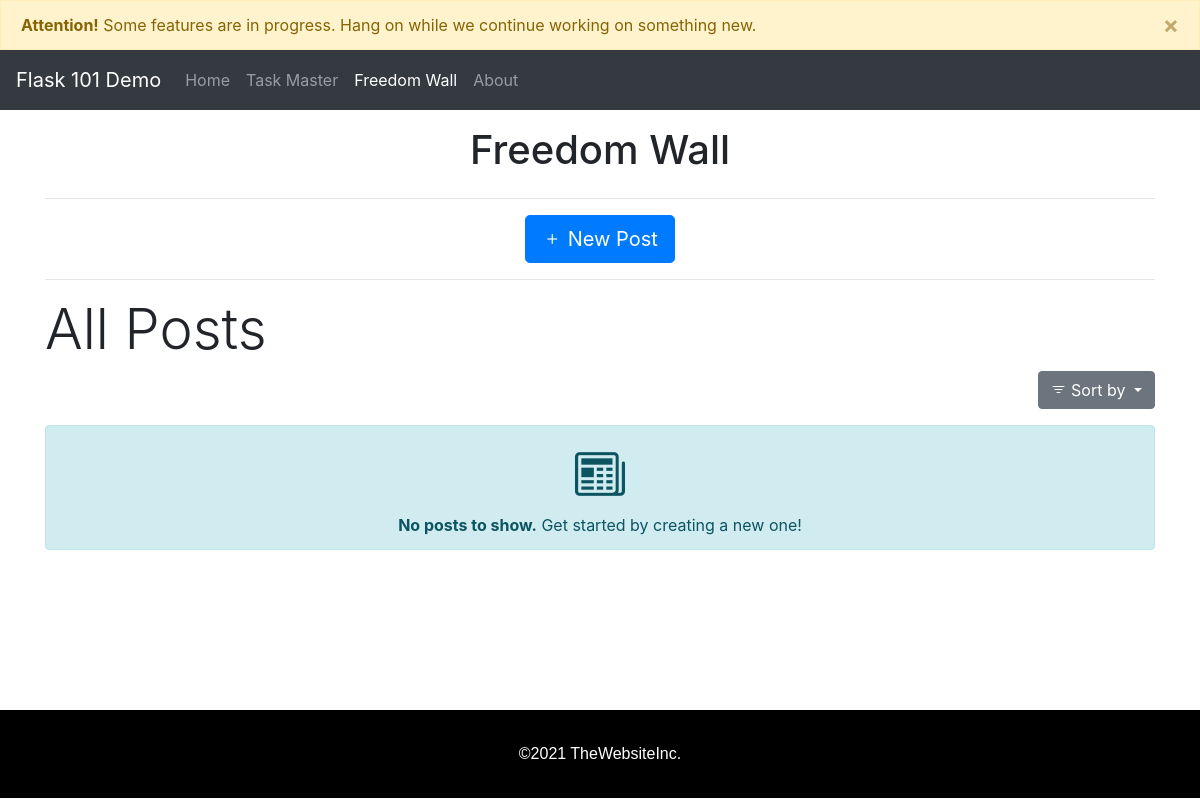
Page /blog_posts on the earlier database version.
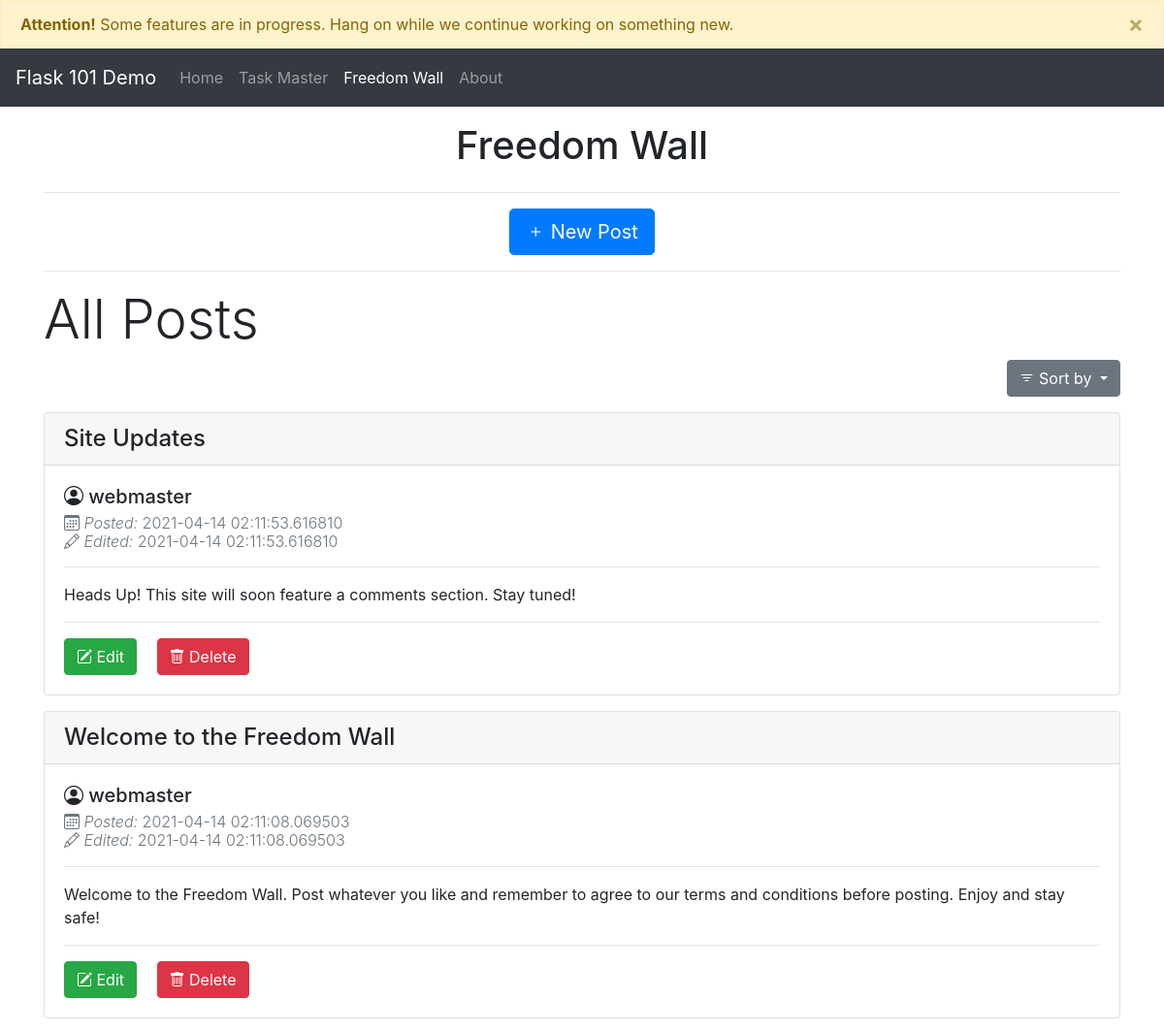
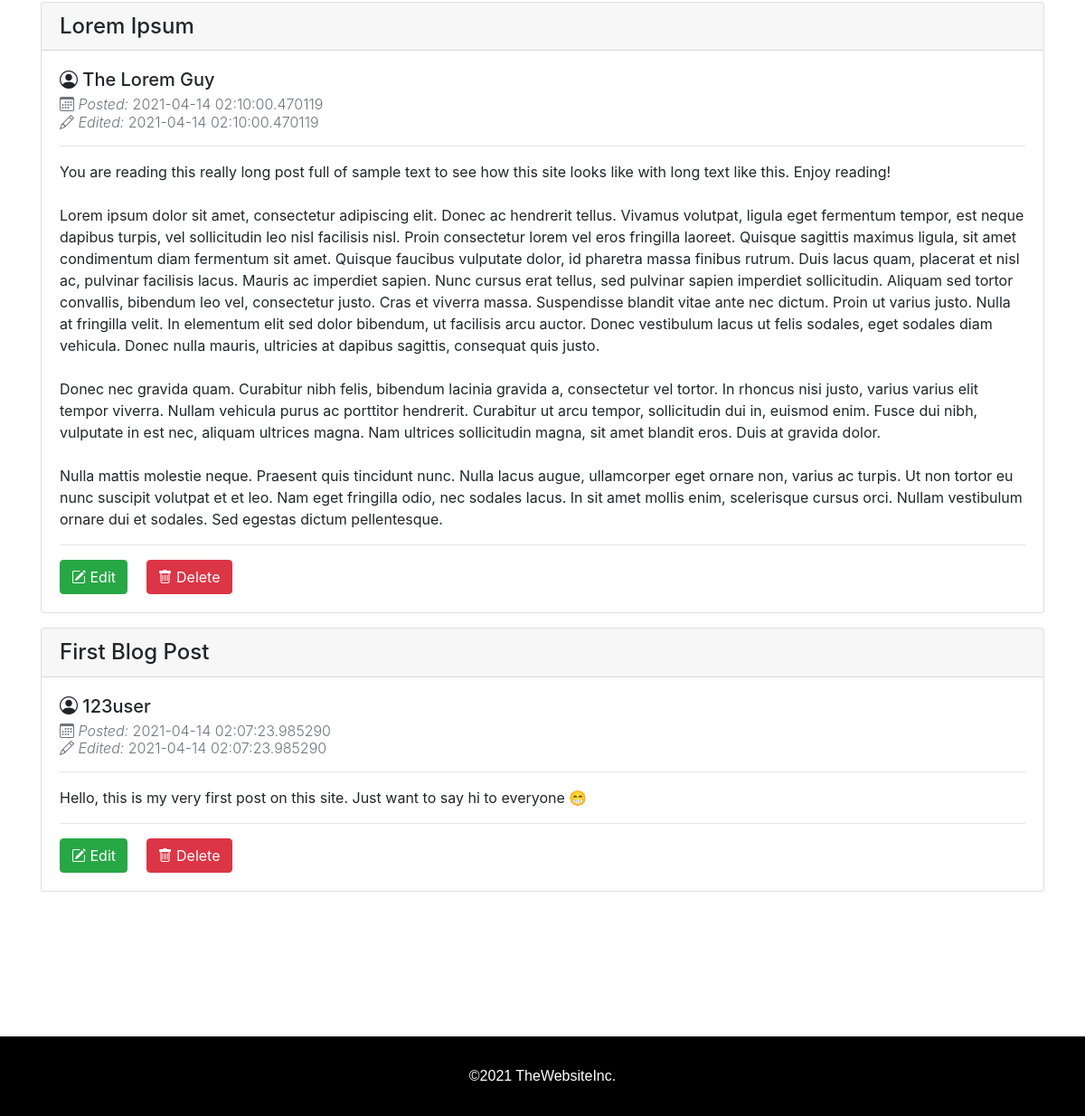
Same page on the later database version (2 pictures, top to bottom).
### app.py (models this page shows, shortened)
class BlogPost(db.Model):
    id = db.Column(db.Integer, primary_key = True)
    title = db.Column(db.String(50), nullable = False)
    content = db.Column(db.Text, nullable=False)
    author = db.Column(db.String(20), nullable=False)
    datePosted = db.Column(db.DateTime, nullable = False , default = datetime.utcnow)
    dateEdited = db.Column(db.String(30), nullable = False, default = datetime.utcnow)

### app.py (the view)
@app.route('/blog_posts', methods=['GET', 'POST'])
def posts():
    if request.method == 'POST':
        post_title = request.form['title']
        post_content = request.form['content']
        post_author = request.form['author']
        new_post = BlogPost(title=post_title, author=post_author, content=post_content)
        db.session.add(new_post)
        db.session.commit()
        return redirect('/blog_posts')
    else:
        all_posts = BlogPost.query.order_by(BlogPost.datePosted.desc()).all()
        return render_template('posts.html', posts=all_posts)

### templates/posts.html (shortened to what this page needs)
{% extends 'base.html' %}
{% block body %}
<h1 class="text-center mt-3">Freedom Wall</h1>
<div class="container">
    <div class="row">
        <div class="col text-center">
            <hr>
            <button type="button" class="btn btn-primary btn-lg" data-toggle="modal" data-target="#newPost">
                <i class="bi bi-plus"></i> New Post
            </button>
        </div>
    </div>
</div>
<div class="container">
    <hr>
    <h1 class="display-4">All Posts</h1>
    <div class="dropdown mb-3 text-right">
        <button class="btn btn-secondary dropdown-toggle" type="button" id="dropdownMenuButton" data-toggle="dropdown"
            aria-haspopup="true" aria-expanded="false">
            <i class="bi bi-filter"></i> Sort by
        </button>
    </div>
    {% if posts|length < 1 %} <div class="alert alert-info text-center">
        <i class="bi bi-newspaper" style="font-size: 50px;"></i>
        <br>
        <strong>No posts to show.</strong> Get started by creating a new one!
        {% endif %}
        {% for post in posts %}
        <div class="card mb-3">
            <h4 class="card-header">{{ post.title }}</h4>
            <div class="card-body">
                <h5 class="card-title"> <i class="bi bi-person-circle"></i> {{ post.author }}</h5>
                <h6 class="card-subtitle text-muted font-weight-light">
                    <i class="bi bi-calendar3"></i>
                    <i>Posted: </i> {{ post.datePosted }}
                    <br>
                    <i class="bi bi-pencil"></i>
                    <i>Edited: </i> {{ post.dateEdited }}
                </h6>
                <hr>
                <p style="white-space: pre-wrap;">{{ post.content }}</p>
                <hr>
                <a href="/blog_edit/{{post.id}}" class="btn btn-success mr-3" role="button"><i
                        class="bi bi-pencil-square"></i> Edit</a>
                <button class="btn btn-danger" data-toggle="modal" data-target="#deletePost"><i class="bi bi-trash"></i> Delete</button>
            </div>
        </div>
        {% endfor %}
</div>
</div>
{% endblock %}

### templates/base.html (shortened to what this page needs)
<!DOCTYPE html>
<html lang="en">
  <head>
    <link
      rel="stylesheet"
      href="{{ url_for('static', filename = 'css/bootstrap.min.css')}}"
    />
    <link
      rel="stylesheet"
      type="text/css"
      href="https://cdn.jsdelivr.net/npm/bootstrap-icons@1.4.0/font/bootstrap-icons.css"
    />
    <link
      rel="stylesheet"
      type="text/css"
      href="{{ url_for('static', filename = 'css/main.css')}}"
    />
  </head>
  <body>
    <div
      class="alert alert-warning alert-dismissible fade show m-0 rounded-0"
      role="alert"
    >
      <strong>Attention!</strong> Some features are in progress. Hang on while
      we continue working on something new.
      <button
        type="button"
        class="close"
        data-dismiss="alert"
        aria-label="Close"
      >
        <span aria-hidden="true">&times;</span>
      </button>
    </div>
    <nav class="navbar navbar-expand-lg navbar-dark bg-dark sticky-top">
      <a class="navbar-brand" href="/">Flask 101 Demo</a>
      <div class="collapse navbar-collapse" id="navbarNavAltMarkup">
          <div class="navbar-nav">
            <a class="nav-link" href="/">Home <span class="sr-only">(current)</span></a>
              <a class="nav-link" href="/task">Task Master <span class="sr-only">(current)</span></a>
              <a class="nav-link" href="/blog_posts">Freedom Wall</a>
              <a href="https://bit.ly/31VUq8t" class="nav-link">About</a>
          </div>
        </div>
    </nav>
    {% block body %} {% endblock %}
    <footer id="main-footer">
      &copy;2021 TheWebsiteInc.
  </footer>
  </body>
</html>

### static/css/main.css (style rules this page uses)
:root { --header-height: 60px; scroll-padding-top: var(--header-height); scroll-behavior: smooth; }
.navbar { height: var(--header-height); }
#main-footer { background-color: black; color: #fff; padding: 2em; text-align: center; font-family: Verdana, Geneva, Tahoma, sans-serif; }

Differences in the rows shown:
added BlogPost: title "Site Updates", author "webmaster", datePosted "2021-04-14 02:11:53.616810", dateEdited "2021-04-14 02:11:53.616810", content "Heads Up! This site will soon feature a comments section. Stay tuned!"
added BlogPost: title "Welcome to the Freedom Wall", author "webmaster", datePosted "2021-04-14 02:11:08.069503", dateEdited "2021-04-14 02:11:08.069503", content "Welcome to the Freedom Wall. Post whatever you like and remember to agree to our terms and conditions before posting. Enjoy and stay safe!"
added BlogPost: title "Lorem Ipsum", author "The Lorem Guy", datePosted "2021-04-14 02:10:00.470119", dateEdited "2021-04-14 02:10:00.470119", content "You are reading this really long post full of sample text to see how this site looks like with long text like this. Enjoy reading! Lorem ipsum dolor sit amet, consectetur adipiscing elit. Donec ac hendrerit tellus. Vivamus volutpat, ligula eget fermentum tempor, est neque dapibus turpis, vel sollicitudin leo nisl facilisis nisl. Proin consectetur lorem vel eros fringilla laoreet. Quisque sagittis maximus ligula, sit amet condimentum diam fermentum sit amet. Quisque faucibus vulputate dolor, id pharetra massa finibus rutrum. Duis lacus quam, placerat et nisl ac, pulvinar facilisis lacus. Mauris ac imperdiet sapien. Nunc cursus erat tellus, sed pulvinar sapien imperdiet sollicitudin. Aliquam…"
added BlogPost: title "First Blog Post", author "123user", datePosted "2021-04-14 02:07:23.985290", dateEdited "2021-04-14 02:07:23.985290", content "Hello, this is my very first post on this site. Just want to say hi to everyone 😁"
Other differences:
text no longer shown: "No posts to show. Get started by creating a new one!"
